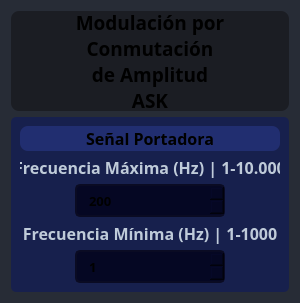
                           <widget class="QFrame" name="frame_14">
                            <property name="minimumSize">
                             <size>
                              <width>180</width>
                              <height>0</height>
                             </size>
                            </property>
                            <property name="maximumSize">
                             <size>
                              <width>300</width>
                              <height>16777215</height>
                             </size>
                            </property>
                            <property name="styleSheet">
                             <string notr="true">background-color: rgb(39, 44, 54);
border-radius: 5px;</string>
                            </property>
                            <property name="frameShape">
                             <enum>QFrame::StyledPanel</enum>
                            </property>
                            <property name="frameShadow">
                             <enum>QFrame::Raised</enum>
                            </property>
                            <layout class="QVBoxLayout" name="verticalLayout_16">
                             <item>
                              <layout class="QGridLayout" name="gridLayout_6">
                               <item row="0" column="0" alignment="Qt::AlignTop">
                                <widget class="QLabel" name="label_title_bar_top_5">
                                 <property name="sizePolicy">
                                  <sizepolicy hsizetype="Preferred" vsizetype="Preferred">
                                   <horstretch>0</horstretch>
                                   <verstretch>0</verstretch>
                                  </sizepolicy>
                                 </property>
                                 <property name="maximumSize">
                                  <size>
                                   <width>16777215</width>
                                   <height>100</height>
                                  </size>
                                 </property>
                                 <property name="font">
                                  <font>
                                   <family>Satoshi Black</family>
                                   <pointsize>14</pointsize>
                                   <weight>75</weight>
                                   <italic>false</italic>
                                   <bold>true</bold>
                                   <underline>false</underline>
                                   <strikeout>false</strikeout>
                                   <kerning>true</kerning>
                                  </font>
                                 </property>
                                 <property name="cursor">
                                  <cursorShape>ArrowCursor</cursorShape>
                                 </property>
                                 <property name="styleSheet">
                                  <string notr="true">QLabel{
background-color: rgb(27, 29, 35);
border: 0px solid ;
border-radius: 8px;
}</string>
                                 </property>
                                 <property name="text">
                                  <string>Modulación por
Conmutación
de Amplitud
ASK</string>
                                 </property>
                                 <property name="scaledContents">
                                  <bool>true</bool>
                                 </property>
                                 <property name="alignment">
                                  <set>Qt::AlignCenter</set>
                                 </property>
                                 <property name="wordWrap">
                                  <bool>false</bool>
                                 </property>
                                </widget>
                               </item>
                               <item row="1" column="0" alignment="Qt::AlignTop">
                                <widget class="QFrame" name="frame_16">
                                 <property name="maximumSize">
                                  <size>
                                   <width>16777215</width>
                                   <height>175</height>
                                  </size>
                                 </property>
                                 <property name="styleSheet">
                                  <string notr="true">background-color: rgb(23, 32, 77);
border-radius: 5px;</string>
                                 </property>
                                 <property name="frameShape">
                                  <enum>QFrame::StyledPanel</enum>
                                 </property>
                                 <property name="frameShadow">
                                  <enum>QFrame::Raised</enum>
                                 </property>
                                 <layout class="QVBoxLayout" name="verticalLayout_23">
                                  <property name="bottomMargin">
                                   <number>9</number>
                                  </property>
                                  <item>
                                   <widget class="QLabel" name="label_top_info_16">
                                    <property name="minimumSize">
                                     <size>
                                      <width>0</width>
                                      <height>25</height>
                                     </size>
                                    </property>
                                    <property name="maximumSize">
                                     <size>
                                      <width>16777215</width>
                                      <height>25</height>
                                     </size>
                                    </property>
                                    <property name="font">
                                     <font>
                                      <family>Satoshi Black</family>
                                      <pointsize>12</pointsize>
                                      <weight>75</weight>
                                      <bold>true</bold>
                                     </font>
                                    </property>
                                    <property name="styleSheet">
                                     <string notr="true">QLabel{
	background-color: rgb(33, 46, 112);
	border: 0px solid ;
	border-radius: 8px;
}</string>
                                    </property>
                                    <property name="text">
                                     <string>Señal Portadora</string>
                                    </property>
                                    <property name="alignment">
                                     <set>Qt::AlignCenter</set>
                                    </property>
                                   </widget>
                                  </item>
                                  <item>
                                   <widget class="QLabel" name="label_top_info_17">
                                    <property name="minimumSize">
                                     <size>
                                      <width>0</width>
                                      <height>20</height>
                                     </size>
                                    </property>
                                    <property name="maximumSize">
                                     <size>
                                      <width>16777215</width>
                                      <height>30</height>
                                     </size>
                                    </property>
                                    <property name="font">
                                     <font>
                                      <family>Satoshi</family>
                                      <pointsize>12</pointsize>
                                      <weight>75</weight>
                                      <bold>true</bold>
                                     </font>
                                    </property>
                                    <property name="styleSheet">
                                     <string notr="true">color: rgb(191, 203, 217)</string>
                                    </property>
                                    <property name="text">
                                     <string>Frecuencia Máxima (Hz) | 1-10.000</string>
                                    </property>
                                    <property name="alignment">
                                     <set>Qt::AlignCenter</set>
                                    </property>
                                   </widget>
                                  </item>
                                  <item alignment="Qt::AlignHCenter">
                                   <widget class="QSpinBox" name="maxCarrierASK">
                                    <property name="sizePolicy">
                                     <sizepolicy hsizetype="Fixed" vsizetype="Fixed">
                                      <horstretch>0</horstretch>
                                      <verstretch>0</verstretch>
                                     </sizepolicy>
                                    </property>
                                    <property name="minimumSize">
                                     <size>
                                      <width>150</width>
                                      <height>30</height>
                                     </size>
                                    </property>
                                    <property name="font">
                                     <font>
                                      <family>Satoshi</family>
                                      <pointsize>10</pointsize>
                                      <weight>75</weight>
                                      <bold>true</bold>
                                     </font>
                                    </property>
                                    <property name="toolTip">
                                     <string/>
                                    </property>
                                    <property name="styleSheet">
                                     <string notr="true">QSpinBox{
	background-color: rgb(5, 7, 35);
	border-radius: 5px;
	border: 2px solid rgb(10, 11, 35);
	padding: 5px;
	padding-left: 10px;
}
QSpinBox:hover{
	border: 2px solid rgb(0, 0, 127)
}
QSpinBox QAbstractItemView {
	color: rgb(85, 170, 255);	
	background-color: rgb(27, 29, 35);
	padding: 10px;
	selection-background-color: rgb(27, 29, 35);
}
/*
rgb(27, 29, 35);
rgb(13, 9, 59)
*/

QSpinBox::up-button{
	width: 25px; 
	border-left-width: 3px;
	border-left-color: rgba(39, 44, 54, 150);
	border-left-style: solid;
	border-top-right-radius: 3px;
	border-bottom-right-radius: 3px;	
	background-image: url(:/16x16/icons/16x16/cil-arrow-top.png);
	background-position: center;
	background-repeat: no-reperat;
}

QSpinBox::up-button:hover{
	background-color: rgb(80, 80, 80)
}

QSpinBox::down-button:hover{
	background-color: rgb(80, 80, 80)
}

QSpinBox::down-button{
	width: 25px; 
	border-left-width: 3px;
	border-left-color: rgba(39, 44, 54, 150);
	border-left-style: solid;
	border-top-right-radius: 3px;
	border-bottom-right-radius: 3px;	
	background-image: url(:/16x16/icons/16x16/cil-arrow-bottom.png);
	background-position: center;
	background-repeat: no-reperat;
}</string>
                                    </property>
                                    <property name="minimum">
                                     <number>1</number>
                                    </property>
                                    <property name="maximum">
                                     <number>10000</number>
                                    </property>
                                    <property name="value">
                                     <number>200</number>
                                    </property>
                                   </widget>
                                  </item>
                                  <item>
                                   <widget class="QLabel" name="label_top_info_18">
                                    <property name="minimumSize">
                                     <size>
                                      <width>0</width>
                                      <height>20</height>
                                     </size>
                                    </property>
                                    <property name="maximumSize">
                                     <size>
                                      <width>16777215</width>
                                      <height>30</height>
                                     </size>
                                    </property>
                                    <property name="font">
                                     <font>
                                      <family>Satoshi</family>
                                      <pointsize>12</pointsize>
                                      <weight>75</weight>
                                      <bold>true</bold>
                                     </font>
                                    </property>
                                    <property name="styleSheet">
                                     <string notr="true">color: rgb(191, 203, 217)</string>
                                    </property>
                                    <property name="text">
                                     <string>Frecuencia Mínima (Hz) | 1-1000</string>
                                    </property>
                                    <property name="alignment">
                                     <set>Qt::AlignCenter</set>
                                    </property>
                                   </widget>
                                  </item>
                                  <item alignment="Qt::AlignHCenter">
                                   <widget class="QSpinBox" name="minCarrierASK">
                                    <property name="sizePolicy">
                                     <sizepolicy hsizetype="Fixed" vsizetype="Fixed">
                                      <horstretch>0</horstretch>
                                      <verstretch>0</verstretch>
                                     </sizepolicy>
                                    </property>
                                    <property name="minimumSize">
                                     <size>
                                      <width>150</width>
                                      <height>30</height>
                                     </size>
                                    </property>
                                    <property name="font">
                                     <font>
                                      <family>Satoshi</family>
                                      <pointsize>10</pointsize>
                                      <weight>75</weight>
                                      <bold>true</bold>
                                     </font>
                                    </property>
                                    <property name="toolTip">
                                     <string/>
                                    </property>
                                    <property name="styleSheet">
                                     <string notr="true">QSpinBox{
	background-color: rgb(5, 7, 35);
	border-radius: 5px;
	border: 2px solid rgb(10, 11, 35);
	padding: 5px;
	padding-left: 10px;
}
QSpinBox:hover{
	border: 2px solid rgb(0, 0, 127)
}
QSpinBox QAbstractItemView {
	color: rgb(85, 170, 255);	
	background-color: rgb(27, 29, 35);
	padding: 10px;
	selection-background-color: rgb(27, 29, 35);
}
/*
rgb(27, 29, 35);
rgb(13, 9, 59)
*/

QSpinBox::up-button{
	width: 25px; 
	border-left-width: 3px;
	border-left-color: rgba(39, 44, 54, 150);
	border-left-style: solid;
	border-top-right-radius: 3px;
	border-bottom-right-radius: 3px;	
	background-image: url(:/16x16/icons/16x16/cil-arrow-top.png);
	background-position: center;
	background-repeat: no-reperat;
}

QSpinBox::up-button:hover{
	background-color: rgb(80, 80, 80)
}

QSpinBox::down-button:hover{
	background-color: rgb(80, 80, 80)
}

QSpinBox::down-button{
	width: 25px; 
	border-left-width: 3px;
	border-left-color: rgba(39, 44, 54, 150);
	border-left-style: solid;
	border-top-right-radius: 3px;
	border-bottom-right-radius: 3px;	
	background-image: url(:/16x16/icons/16x16/cil-arrow-bottom.png);
	background-position: center;
	background-repeat: no-reperat;
}</string>
                                    </property>
                                    <property name="minimum">
                                     <number>1</number>
                                    </property>
                                    <property name="maximum">
                                     <number>1000</number>
                                    </property>
                                   </widget>
                                  </item>
                                 </layout>
                                </widget>
                               </item>
                              </layout>
                             </item>
                            </layout>
                           </widget>
